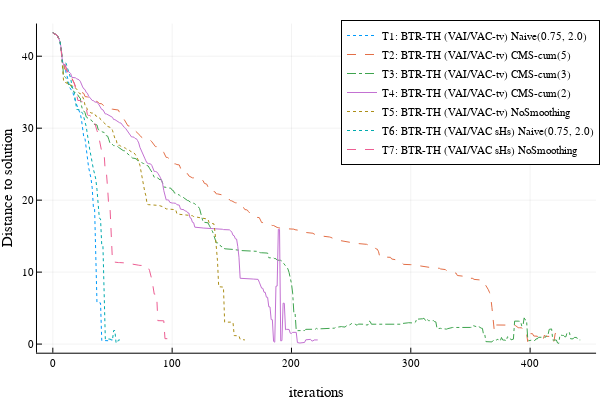

The notebook cell this image was saved under:
### Code cell
indicesVariance = 1:5
indicesNormal = 1:2


p = plot(xlabel="iterations", ylabel="Distance to solution", legend=:topright)

for i in indicesVariance
    plot!(p, alltests.all_dataVariance[i].IterAccumulator, alltests.all_dataVariance[i].DistTo, 
                label = alltests.all_legendVariance[i], line=lines[i%4 + 1])
end

for i in indicesNormal
    plot!(p, alltests.all_dataNormal[i].IterAccumulator, alltests.all_dataNormal[i].DistTo, 
                label = alltests.all_legendNormal[i], line=lines[i%4 + 1])
end

savefig(p, "comparaison_all_methods_iter_Hessian.svg")

p

### Figure 1 — Plotly figure (JSON) as saved in the notebook; plotly's stock layout.template omitted (floating-point values rounded to 4 significant figures; data arrays with more than 128 entries replaced by an {"elided": "..."} marker saying what was removed)
{"data": [{"colorbar": {"title": ""}, "legendgroup": "T1: BTR-TH (VAI/VAC-tv) Naive(0.75, 2.0)", "line": {"color": "rgba(0, 154, 250, 1.000)", "dash": "dot", "shape": "linear", "width": 1}, "mode": "lines", "name": "T1: BTR-TH (VAI/VAC-tv) Naive(0.75, 2.0)", "showlegend": true, "type": "scatter", "x": [0, 1, 2, 3, 4, 5, 6, 7, 8, 9, 10, 11, 12, 13, 14, 15, 16, 17, 18, 19, 20, 21, 22, 23, 24, 25, 26, 27, 28, 29, 30, 31, 32, 33, 34, 35, 36, 37, 38, 39, 40, 41, 42, 43, 44, 45, 46, 47, 48, 49, 50], "xaxis": "x", "y": [43.24, 43.19, 43.1, 42.97, 42.78, 42.49, 42.03, 40.71, 39.07, 39.07, 38.71, 37.76, 37.22, 36.61, 35.66, 35.45, 35.07, 34.83, 34.22, 33.63, 33.25, 32.8, 32.41, 32.03, 31.22, 30.17, 28.67, 28.53, 27.03, 25.48, 24.56, 23.79, 23.03, 21.72, 19.04, 18.98, 13.67, 5.769, 5.752, 5.728, 5.713, 0.5061, 0.5143, 0.4788, 0.4684, 0.4689, 0.4666, 0.4634, 0.5787, 0.5787, 0.5785], "yaxis": "y", "zmax": null, "zmin": null}, {"colorbar": {"title": ""}, "legendgroup": "T2: BTR-TH (VAI/VAC-tv) CMS-cum(5)", "line": {"color": "rgba(227, 111, 71, 1.000)", "dash": "dash", "shape": "linear", "width": 1}, "mode": "lines", "name": "T2: BTR-TH (VAI/VAC-tv) CMS-cum(5)", "showlegend": true, "type": "scatter", "x": {"elided": "425 int values"}, "xaxis": "x", "y": {"elided": "425 float values"}, "yaxis": "y", "zmax": null, "zmin": null}, {"colorbar": {"title": ""}, "legendgroup": "T3: BTR-TH (VAI/VAC-tv) CMS-cum(3)", "line": {"color": "rgba(62, 164, 78, 1.000)", "dash": "dashdot", "shape": "linear", "width": 1}, "mode": "lines", "name": "T3: BTR-TH (VAI/VAC-tv) CMS-cum(3)", "showlegend": true, "type": "scatter", "x": {"elided": "443 int values"}, "xaxis": "x", "y": {"elided": "443 float values"}, "yaxis": "y", "zmax": null, "zmin": null}, {"colorbar": {"title": ""}, "legendgroup": "T4: BTR-TH (VAI/VAC-tv) CMS-cum(2)", "line": {"color": "rgba(195, 113, 210, 1.000)", "dash": "solid", "shape": "linear", "width": 1}, "mode": "lines", "name": "T4: BTR-TH (VAI/VAC-tv) CMS-cum(2)", "showlegend": true, "type": "scatter", "x": {"elided": "223 int values"}, "xaxis": "x", "y": {"elided": "223 float values"}, "yaxis": "y", "zmax": null, "zmin": null}, {"colorbar": {"title": ""}, "legendgroup": "T5: BTR-TH (VAI/VAC-tv) NoSmoothing", "line": {"color": "rgba(172, 142, 24, 1.000)", "dash": "dot", "shape": "linear", "width": 1}, "mode": "lines", "name": "T5: BTR-TH (VAI/VAC-tv) NoSmoothing", "showlegend": true, "type": "scatter", "x": {"elided": "162 int values"}, "xaxis": "x", "y": {"elided": "162 float values"}, "yaxis": "y", "zmax": null, "zmin": null}, {"colorbar": {"title": ""}, "legendgroup": "T6: BTR-TH (VAI/VAC sHs) Naive(0.75, 2.0)", "line": {"color": "rgba(0, 170, 174, 1.000)", "dash": "dot", "shape": "linear", "width": 1}, "mode": "lines", "name": "T6: BTR-TH (VAI/VAC sHs) Naive(0.75, 2.0)", "showlegend": true, "type": "scatter", "x": [0, 1, 2, 3, 4, 5, 6, 7, 8, 9, 10, 11, 12, 13, 14, 15, 16, 17, 18, 19, 20, 21, 22, 23, 24, 25, 26, 27, 28, 29, 30, 31, 32, 33, 34, 35, 36, 37, 38, 39, 40, 41, 42, 43, 44, 45, 46, 47, 48, 49, 50, 51, 52, 53, 54, 55, 56, 57, 58], "xaxis": "x", "y": [43.24, 43.19, 43.1, 42.98, 42.79, 42.5, 42.07, 40.97, 39.21, 39.21, 39.21, 39.05, 38.57, 37.83, 37.43, 36.92, 35.87, 35.47, 34.89, 33.77, 32.59, 32.59, 32.59, 32.52, 32.27, 32.05, 31.51, 30.86, 30.22, 29.1, 28.29, 26.97, 26.1, 24.97, 24.3, 23.67, 22.93, 21.51, 19.62, 17.48, 17.4, 13.75, 13.7, 8.418, 0.7138, 0.7496, 0.6611, 0.7165, 0.6413, 0.624, 0.595, 1.893, 1.885, 0.1705, 0.1712, 0.5711, 0.578, 0.5785, 0.5785], "yaxis": "y", "zmax": null, "zmin": null}, {"colorbar": {"title": ""}, "legendgroup": "T7: BTR-TH (VAI/VAC sHs) NoSmoothing", "line": {"color": "rgba(237, 94, 147, 1.000)", "dash": "dash", "shape": "linear", "width": 1}, "mode": "lines", "name": "T7: BTR-TH (VAI/VAC sHs) NoSmoothing", "showlegend": true, "type": "scatter", "x": [0, 1, 2, 3, 4, 5, 6, 7, 8, 9, 10, 11, 12, 13, 14, 15, 16, 17, 18, 19, 20, 21, 22, 23, 24, 25, 26, 27, 28, 29, 30, 31, 32, 33, 34, 35, 36, 37, 38, 39, 40, 41, 42, 43, 44, 45, 46, 47, 48, 49, 50, 51, 52, 53, 54, 55, 56, 57, 58, 59, 60, 61, 62, 63, 64, 65, 66, 67, 68, 69, 70, 71, 72, 73, 74, 75, 76, 77, 78, 79, 80, 81, 82, 83, 84, 85, 86, 87, 88, 89, 90, 91, 92, 93, 94, 95, 96, 97, 98, 99, 100], "xaxis": "x", "y": [43.24, 43.18, 43.1, 42.97, 42.78, 42.48, 42.04, 40.8, 39.17, 39.17, 39.02, 38.42, 38.05, 37.54, 37.09, 37.09, 36.86, 36.54, 36.27, 35.58, 34.5, 33.85, 33.85, 33.85, 33.71, 33.67, 33.47, 33.24, 32.82, 31.87, 31.76, 31.76, 31.64, 31.59, 31.48, 30.81, 30.14, 29.66, 29.24, 28.36, 27.86, 26.72, 26.62, 26.48, 23.83, 23.67, 21.45, 18.84, 18.72, 15.87, 11.46, 11.41, 11.36, 11.33, 11.33, 11.33, 11.33, 11.33, 11.33, 11.3, 11.27, 11.27, 11.26, 11.22, 11.18, 11.16, 11.13, 11.11, 11.09, 11.07, 11.03, 10.99, 10.96, 10.93, 10.93, 10.93, 10.93, 10.93, 10.92, 10.64, 10.61, 10.25, 9.643, 8.945, 7.984, 6.944, 6.932, 6.921, 3.258, 3.261, 3.245, 3.253, 3.242, 3.236, 0.7562, 0.7574, 0.7537, 0.5712, 0.5792, 0.5786, 0.5785], "yaxis": "y", "zmax": null, "zmin": null}], "layout": {"annotations": [], "height": 400, "legend": {"bgcolor": "rgba(255, 255, 255, 1.000)", "bordercolor": "rgba(0, 0, 0, 1.000)", "borderwidth": 1, "font": {"color": "rgba(0, 0, 0, 1.000)", "family": "sans-serif", "size": 11}, "title": {"font": {"color": "rgba(0, 0, 0, 1.000)", "family": "sans-serif", "size": 15}, "text": ""}, "tracegroupgap": 0, "traceorder": "normal", "x": 1, "xanchor": "right", "y": 1, "yanchor": "top"}, "margin": {"b": 20, "l": 0, "r": 0, "t": 20}, "paper_bgcolor": "rgba(255, 255, 255, 1.000)", "plot_bgcolor": "rgba(255, 255, 255, 1.000)", "showlegend": true, "width": 600, "xaxis": {"anchor": "y", "domain": [0.06165, 0.9934], "gridcolor": "rgba(0, 0, 0, 0.100)", "gridwidth": 0.5, "linecolor": "rgba(0, 0, 0, 1.000)", "mirror": false, "range": [-13.26, 455.3], "showgrid": true, "showline": true, "showticklabels": true, "tickangle": 0, "tickcolor": "rgb(0, 0, 0)", "tickfont": {"color": "rgba(0, 0, 0, 1.000)", "family": "sans-serif", "size": 11}, "tickmode": "array", "ticks": "inside", "ticktext": ["0", "100", "200", "300", "400"], "tickvals": [0, 100, 200, 300, 400], "title": "iterations", "titlefont": {"color": "rgba(0, 0, 0, 1.000)", "family": "sans-serif", "size": 15}, "type": "-", "visible": true, "zeroline": false, "zerolinecolor": "rgba(0, 0, 0, 1.000)"}, "yaxis": {"anchor": "x", "domain": [0.07581, 0.9902], "gridcolor": "rgba(0, 0, 0, 0.100)", "gridwidth": 0.5, "linecolor": "rgba(0, 0, 0, 1.000)", "mirror": false, "range": [-1.197, 44.54], "showgrid": true, "showline": true, "showticklabels": true, "tickangle": 0, "tickcolor": "rgb(0, 0, 0)", "tickfont": {"color": "rgba(0, 0, 0, 1.000)", "family": "sans-serif", "size": 11}, "tickmode": "array", "ticks": "inside", "ticktext": ["0", "10", "20", "30", "40"], "tickvals": [0, 10, 20, 30, 40], "title": "Distance to solution", "titlefont": {"color": "rgba(0, 0, 0, 1.000)", "family": "sans-serif", "size": 15}, "type": "-", "visible": true, "zeroline": false, "zerolinecolor": "rgba(0, 0, 0, 1.000)"}}}
